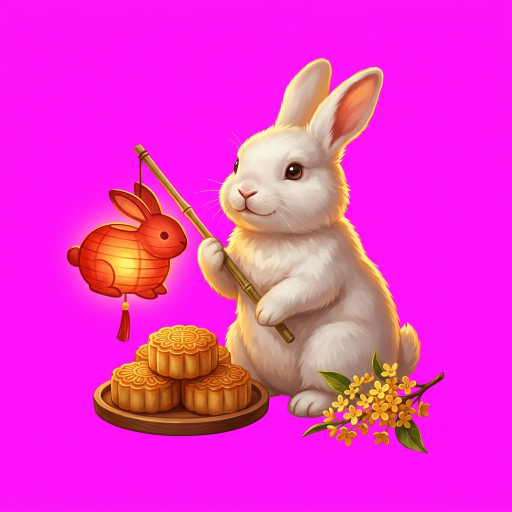
#> input picture card-maker/genai/gen/ma_subject_f.png, 1024 x 1024 px (shown at 1/2 size)
$ python key_midautumn.py
#> lines starting #> are read from the running program, lines starting #| are printed output that depends on the picture; after the words box and inside, x2 and y2 are one past the last pixel; in counts of white or black regions, pixels touching at a corner belong together
### card-maker/genai/key_subject.py
"""洋紅底 → 真透明 RGBA。核心遮罩 + 邊緣色彩去汙（用內部乾淨顏色取代邊緣 3px），並輸出深/淺底預覽。"""
import os, sys
import numpy as np
from PIL import Image, ImageFilter
from scipy import ndimage

S = os.path.dirname(os.path.abspath(__file__))
G = os.path.join(S, "gen")


def key_magenta(path, core_m=65, band=3, min_area=6, warm_fix=False, drop_pink=False, edge_desat=False):
#> called with path = 'card-maker/genai/gen/ma_subject_f.png', core_m = 65, band = 4, min_area = 6, warm_fix = True, drop_pink = True, edge_desat = True
    im = np.array(Image.open(path).convert("RGB"))
#> im is the input picture: shape (1024, 1024, 3); mean R, G, B 235.8, 52.6, 204.5
    f = im.astype(np.float32)
    m = np.minimum(f[..., 0], f[..., 2]) - f[..., 1]        # 洋紅度：背景≈230~255，暖色/綠色 < 0
    mask = m < core_m
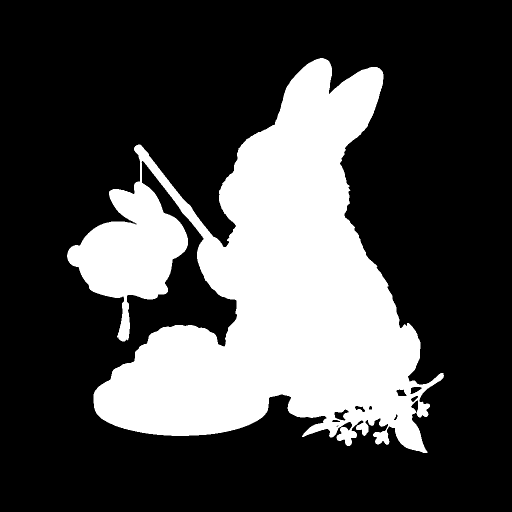
#> mask: shape (1024, 1024) bool (shown at 1/2 size); 28.1% white; 1 white region, box (x1, y1, x2, y2) and area: (134, 116, 888, 906) 294921
    if drop_pink:                                   # 洋紅污染（高飽和、色相 295°~350°）不是畫面內容 → 剔除；淡紫花瓣飽和度低，不受影響
        hsv = np.array(Image.fromarray(im).convert("HSV")).astype(np.float32)
        hh, ss, vv = hsv[..., 0] * 360 / 255, hsv[..., 1] / 255, hsv[..., 2] / 255
        pink = (hh >= 295) & (hh <= 350) & (ss > 0.38) & (vv > 0.4)
#> pink: shape (1024, 1024) bool; 72.2% white; 2 black regions, box (x1, y1, x2, y2) and area: (135, 117, 887, 906) 290604, (746, 859, 778, 889) 601
        pink = ndimage.binary_dilation(pink, iterations=2)
#> pink: shape (1024, 1024) bool; 73.2% white; 9 black regions (1 under 20 px), largest, box (x1, y1, x2, y2) and area: (189, 119, 885, 904) 246118, (137, 365, 374, 596) 31994, (238, 603, 257, 680) 823
        mask &= ~pink
    # 去零星雜點（背景雜訊 / 極小的孤立像素），保留火花這類小但亮的點：面積下限 min_area
    lbl, n = ndimage.label(mask)
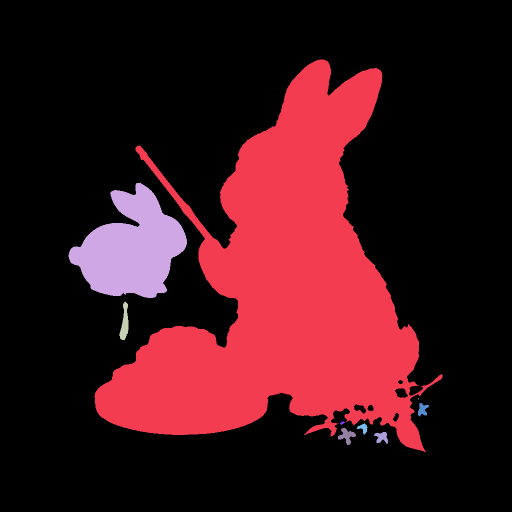
#> lbl: shape (1024, 1024) int32 (shown at 1/2 size); 11 distinct labels, from 0 to 10; one colour per label, 0 black
#> n = 10
    if n:
        sizes = ndimage.sum(mask, lbl, range(1, n + 1))
#> sizes = [246118, 31994, 823, 1, 2, 353, 39, 231, 571, 402]
        keep = np.zeros(n + 1, bool); keep[1:] = sizes >= min_area
        mask = keep[lbl]
    # 只補「小而且不是洋紅底」的洞（花瓣高光等）；被圍住的大片洋紅背景要留成透明
    holes = ndimage.binary_fill_holes(mask) & ~mask
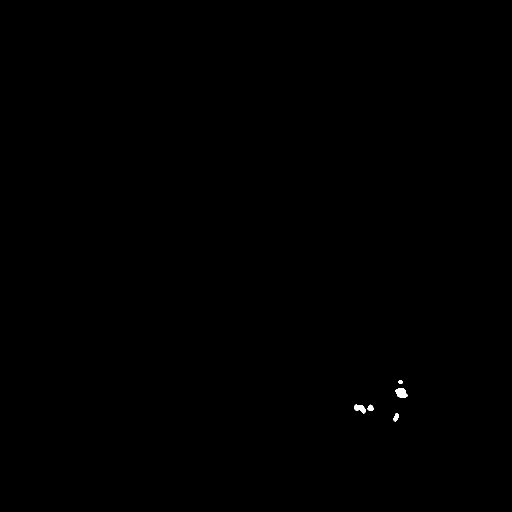
#> holes: shape (1024, 1024) bool (shown at 1/2 size); 0.09% white; 5 white regions, box (x1, y1, x2, y2) and area: (790, 777, 816, 795) 342, (708, 809, 732, 827) 258, (786, 826, 798, 843) 127, (735, 809, 747, 822) 115, (796, 760, 806, 768) 57
    hl, hn = ndimage.label(holes)
#> hl: shape (1024, 1024) int32; 6 distinct labels, from 0 to 5
#> hn = 5
    for i in range(1, hn + 1):
        region = hl == i
        if region.sum() < 300 and float(m[region].mean()) < 150:
            mask = mask | region
#> mask: shape (1024, 1024) bool; 26.8% white; 8 white regions, largest, box (x1, y1, x2, y2) and area: (189, 119, 885, 904) 246675, (137, 365, 374, 596) 31994, (238, 603, 257, 680) 823
    # 邊緣去汙：距離邊界 ≤band 的像素，顏色改用最近的「內部」像素
    dist = ndimage.distance_transform_edt(mask)
    inner = dist > band
#> inner: shape (1024, 1024) bool; 24.9% white; 13 white regions (6 under 20 px), largest, box (x1, y1, x2, y2) and area: (193, 123, 844, 898) 231594, (141, 370, 370, 592) 28734, (243, 632, 253, 676) 219
    if inner.any():
        idx = ndimage.distance_transform_edt(~inner, return_distances=False, return_indices=True)
        clean = im[idx[0], idx[1]]
        rgb = np.where((mask & ~inner)[..., None], clean, im)
    else:
        rgb = im
    alpha = Image.fromarray((mask * 255).astype(np.uint8)).filter(ImageFilter.GaussianBlur(0.8))
    rgb_img = Image.fromarray(rgb.astype(np.uint8))
    if edge_desat:                                 # 貼近邊界的洋紅色暈：只降飽和度（銀色金屬、白布會變回中性色），不動紅/橘/木色
        hsv = np.array(rgb_img.convert("HSV")).astype(np.float32)
        hdeg = hsv[..., 0] * 360 / 255
        sel = mask & (dist <= 8) & (hdeg >= 285) & (hdeg <= 345) & (hsv[..., 1] > 35)
#> sel: shape (1024, 1024) bool; every value is 0
        hsv[..., 1] = np.where(sel, hsv[..., 1] * 0.12, hsv[..., 1])
        rgb_img = Image.fromarray(hsv.astype(np.uint8), "HSV").convert("RGB")
    if warm_fix:                                   # 洋紅色相（280°~350°）→ 暖橘：清掉透過玻璃/火花殘留的粉色
        hsv = np.array(rgb_img.convert("HSV")).astype(np.int32)
        h = hsv[..., 0] * 360.0 / 255.0
        sel = (h >= 280) & (h <= 350) & (hsv[..., 1] > 30)
#> sel: shape (1024, 1024) bool; 72.3% white; 2 black regions, box (x1, y1, x2, y2) and area: (135, 117, 887, 906) 289741, (746, 859, 778, 889) 597
        hsv[..., 0] = np.where(sel, int(32 * 255 / 360), hsv[..., 0])
        rgb_img = Image.fromarray(hsv.astype(np.uint8), "HSV").convert("RGB")
    out = rgb_img.convert("RGBA")
    out.putalpha(alpha)
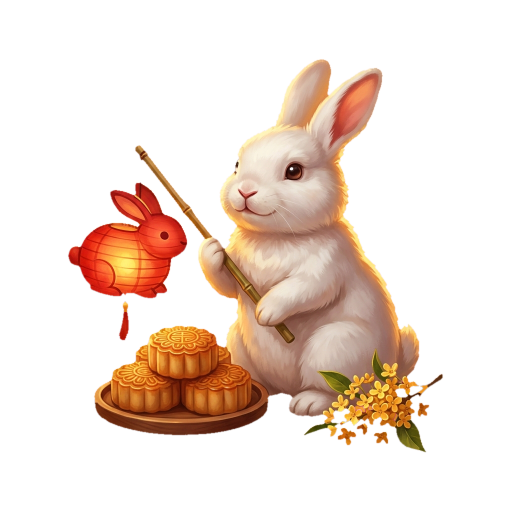
#> out: PIL image 1024x1024 RGBA (shown at 1/2 size); mean R, G, B, A 235.7, 138.4, 42.8, 68.4; transparent parts drawn white
    return out


def bbox_crop(img, pad=6, thr=12):
#> called with pad = 6, thr = 12
    l, t, r, b = img.split()[-1].point(lambda v: 255 if v > thr else 0).getbbox()
#> l = 136; t = 118; r = 886; b = 905
    return img.crop((max(0, l - pad), max(0, t - pad), min(img.width, r + pad), min(img.height, b + pad)))


def preview(img, name):
    W, H = img.size
    for tag, col in (("dark", (18, 28, 20)), ("light", (238, 240, 232))):
        bg = Image.new("RGBA", (W, H), col + (255,))
        bg.alpha_composite(img)
        bg.convert("RGB").save(os.path.join(G, "%s_%s_prev.png" % (name, tag)))


# [7 lines that do not run on import are left out]

### card-maker/genai/key_midautumn.py
"""中秋系列玉兔主體去背（洋紅底 → alpha）。用法：python key_midautumn.py [名稱 ...]（省略＝全部）"""
import os, sys
import numpy as np
sys.path.insert(0, os.path.dirname(os.path.abspath(__file__)))
from key_subject import key_magenta, bbox_crop, preview, G

RABBIT = dict(warm_fix=True, edge_desat=True, drop_pink=True, band=4)
JOBS = {
    "ma_subject_f": RABBIT,            # 夜：提燈玉兔
    "ma_day_subject_p": RABBIT,        # 晝：捧月餅玉兔
    "ma_bbq_subject_p2": RABBIT,       # 烤肉
    "ma_lantern_subject_p2": RABBIT,   # 天燈
    "ma_cake_subject_p2": RABBIT,      # 月餅工坊
    "ma_pomelo_subject_p2": RABBIT,    # 文旦
}

for n in sys.argv[1:] or list(JOBS):
    k = bbox_crop(key_magenta(os.path.join(G, n + ".png"), **JOBS[n]))
    k.save(os.path.join(G, n + "_cut.png"))
    a = np.array(k.split()[-1])
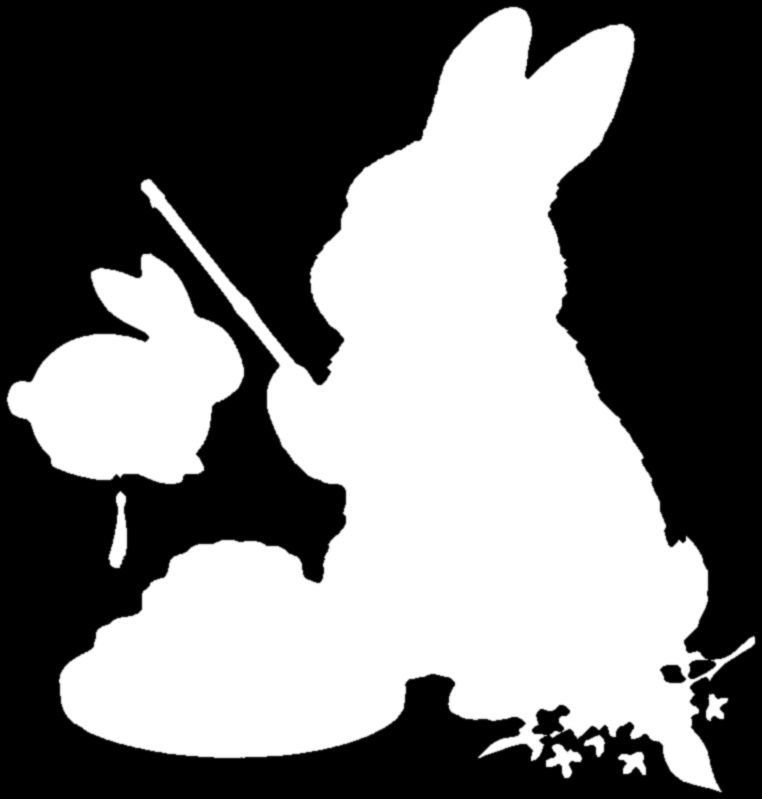
#> a: shape (799, 762); min 0, max 255, mean 117.7
    print(n, k.size, "opaque %.0f%%" % (100 * (a > 240).mean()), "partial %.0f%%" % (100 * ((a > 12) & (a <= 240)).mean()))
#| ma_subject_f (762, 799) opaque 45% partial 2%
    preview(k, n)
#> the loop in preview, `for tag, col in (("dark", (18, 28, 20)), ("light", (238, 240, 232))):` made 2 passes
#> pass 1, in preview, `bg.convert("RGB").save(os.path.join(G, "%s_%s_prev.png" % (name, tag)))`:
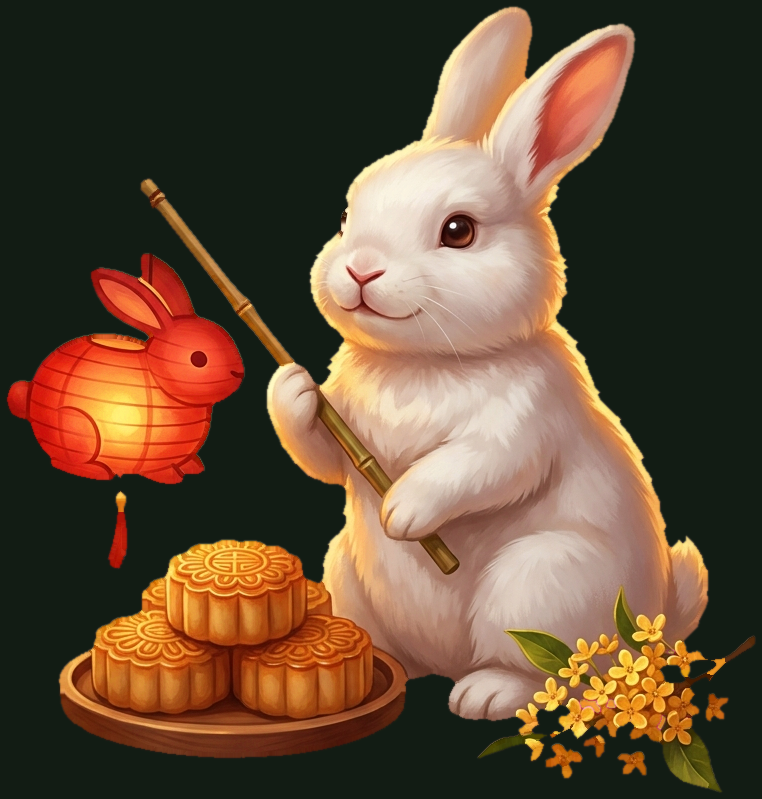
#> saved as ma_subject_f_dark_prev.png: PIL image 762x799 RGB; mean R, G, B 99, 75.9, 53.9
#> after the loop in preview, `for tag, col in (("dark", (18, 28, 20)), ("light", (238, 240, 232))):`:
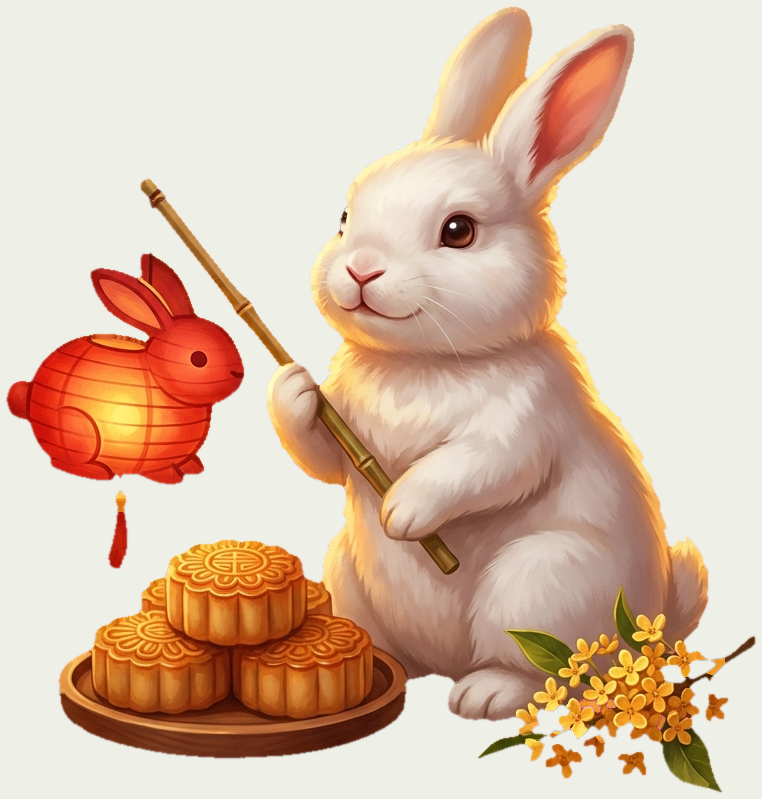
#> bg: PIL image 762x799 RGBA; mean R, G, B, A 217.4, 190, 168.1, 255
#> pass 2 of the loop `for n in sys.argv[1:] or list(JOBS):`:
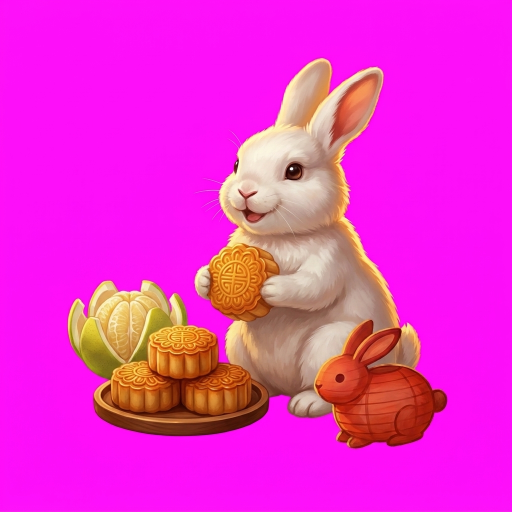
#> input picture card-maker/genai/gen/ma_day_subject_p.png, 1024 x 1024 px (shown at 1/2 size)
#> in key_magenta, im is the input picture: shape (1024, 1024, 3); mean R, G, B 235.8, 46.2, 204.4
#> in key_magenta (call 2), `mask = m < core_m`:
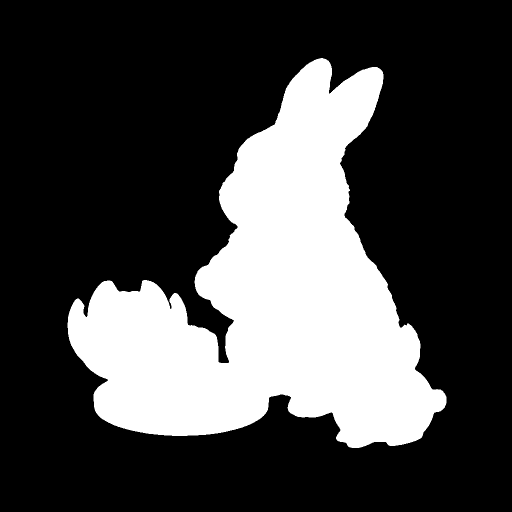
#> mask: shape (1024, 1024) bool (shown at 1/2 size); 27.4% white; 1 white region, box (x1, y1, x2, y2) and area: (135, 116, 893, 896) 287827
#> in key_magenta (call 2), `hsv = np.array(Image.fromarray(im).convert("HSV")).astype(np.float32)`:
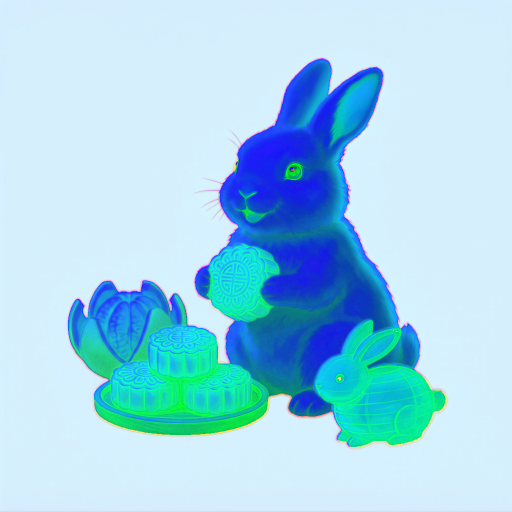
#> hsv: shape (1024, 1024, 3) float32 (shown at 1/2 size); mean R, G, B 159.8, 212.7, 236.9
#> n = 1
#> sizes = [278825]
#> hn = 0
#| ma_day_subject_p (766, 788) opaque 45% partial 2%
#> (the run stopped early here; a loop or call above may not have finished)
